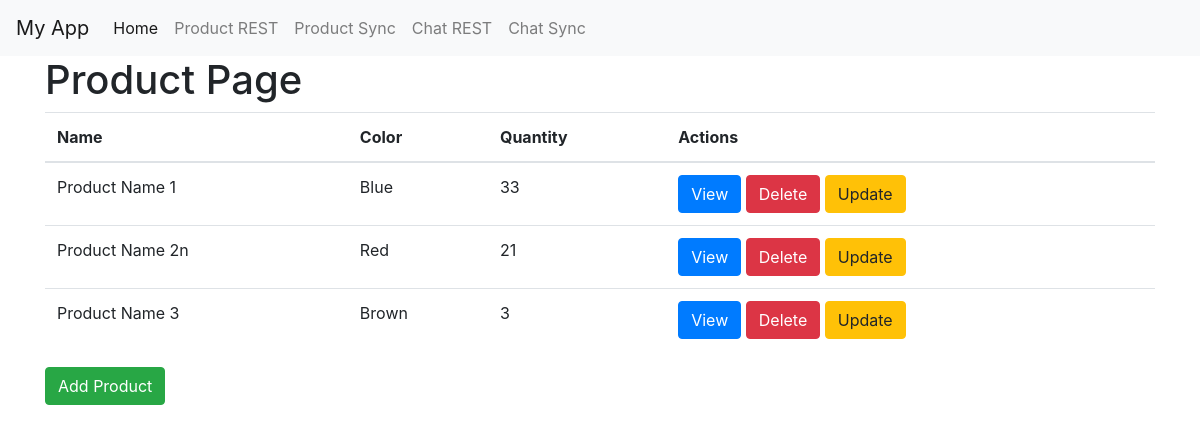
The page /product_sync on the database as committed earlier.
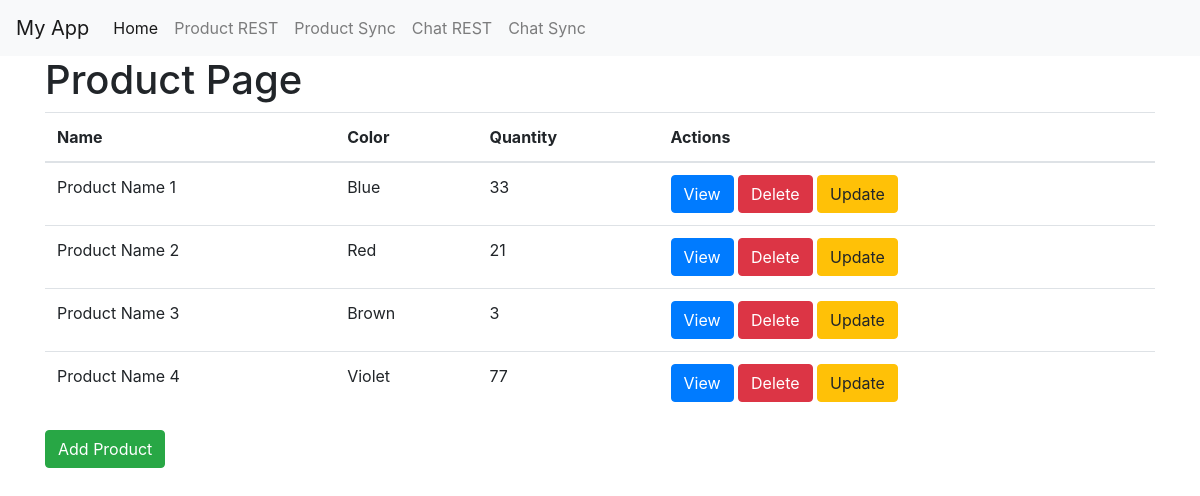
The same page on the database as committed later.
### tables this page shows
CREATE TABLE Product
             (ID INTEGER PRIMARY KEY AUTOINCREMENT,
             Name TEXT NOT NULL,
             Color TEXT NOT NULL,
             Quantity INT NOT NULL);

### app.py (the view)
@app.route('/product_sync')
def product_sync():
    conn = sqlite3.connect('database.db')
    cursor = conn.cursor()
    cursor.execute("SELECT * FROM product")
    products = cursor.fetchall()
    conn.close()
    return render_template('product_sync.html', products=products)

### templates/product_sync.html (shortened to what this page needs)
{% extends 'base.html' %}
{% block content %}
<h1>Product Page</h1>
    <table class="table">
        <thead>
            <tr>
                <th>Name</th>
                <th>Color</th>
                <th>Quantity</th>
                <th>Actions</th>
            </tr>
        </thead>
        <tbody>
            {% for product in products %}
            <tr>
                <td>{{ product[1] }}</td>
                <td>{{ product[2] }}</td>
                <td>{{ product[3] }}</td>
                <td>
                    <a href="/view/{{ product[0] }}" class="btn btn-primary">View</a>
                    <a href="/delete/{{ product[0] }}" class="btn btn-danger">Delete</a>
                    <a href="/update/{{ product[0] }}" class="btn btn-warning">Update</a>
                </td>
            </tr>
            {% endfor %}
        </tbody>
    </table>
    <a href="/add" class="btn btn-success">Add Product</a>
{% endblock %}

Rows that differ between the two databases and show on the page:
changed Product "Red": Name "Product Name 2n" → "Product Name 2"
added Product: Name "Product Name 4", Color "Violet", Quantity "77"
